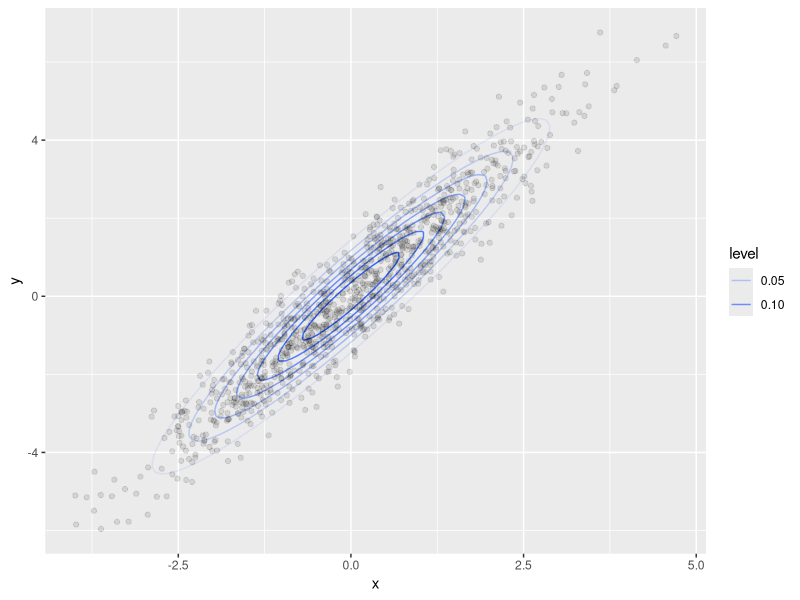
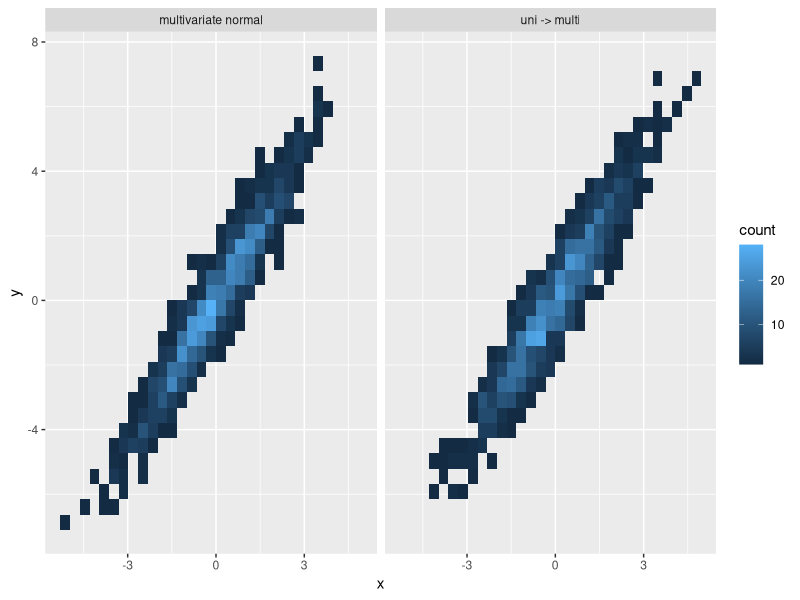

Here is the R script that generated these plots, in order:
## ---- chunk 1
library(knitr)
opts_chunk$set(tidy.opts=list(width.cutoff=60),tidy=TRUE)
## ---- chunk 2
# draw contour of a multivariate normal distribution
library(mvtnorm)
drawContour <- function(xgrid, ygrid, mu, sigma) {
  z <- c()
  x <- c()
  y <- c()
  for(i in 1 : length(xgrid)) {
    for(j in 1 : length(ygrid)) {
      z <- c(z, dmvnorm(c(xgrid[i], ygrid[j]), mean = mu, sigma = sigma))
      x <- c(x, xgrid[i])
      y <- c(y, ygrid[j])
    }
  }
  return(data.frame(x = x, y = y, z = z))
}
## ---- chunk 3
library(MASS)
library(ggplot2)

# simulation
v1 <- c(1, 2)
v2 <- c(-1, -1)
V <- matrix(c(v1, v2), ncol = 2, byrow = F)
B <- 1000 # number of simulated samples
p <- 2 # number of vectors
n1 <- rnorm(B)
n2 <- rnorm(B)
n <- matrix(c(n1, n2), ncol = 2, byrow = F)
y <- t(V %*% t(n))
df.samples <- data.frame(x = y[, 1], y = y[, 2])

# ploting - contour
xgrid <- seq(from = min(y[, 1]) - 0.1, max(y[, 1]) + 0.1, length.out = 100)
ygrid <- seq(from = min(y[, 2]) - 0.1, max(y[, 2]) + 0.1, length.out = 100)
mu <- rep(0, p)
sigma <- V %*% t(V)
df <- drawContour(xgrid, ygrid, mu, sigma)
ggplot() + geom_contour(data = df, aes(x = x, y = y, z = z, alpha = ..level..)) + geom_point(data = df.samples, aes(x = x, y = y), alpha = 0.1)

# ploting - heatmap
y.mvn <- mvrnorm(B, rep(0, p), V %*% t(V))
y.combine <- rbind(y, y.mvn)
label <- c(rep('uni -> multi',nrow(y)), rep('multivariate normal', nrow(y.mvn)))
df <- data.frame(x = y.combine[, 1], y = y.combine[, 2], label = label)
ggplot(df) + geom_bin2d(aes(x = x, y = y)) + facet_grid(. ~ label)
